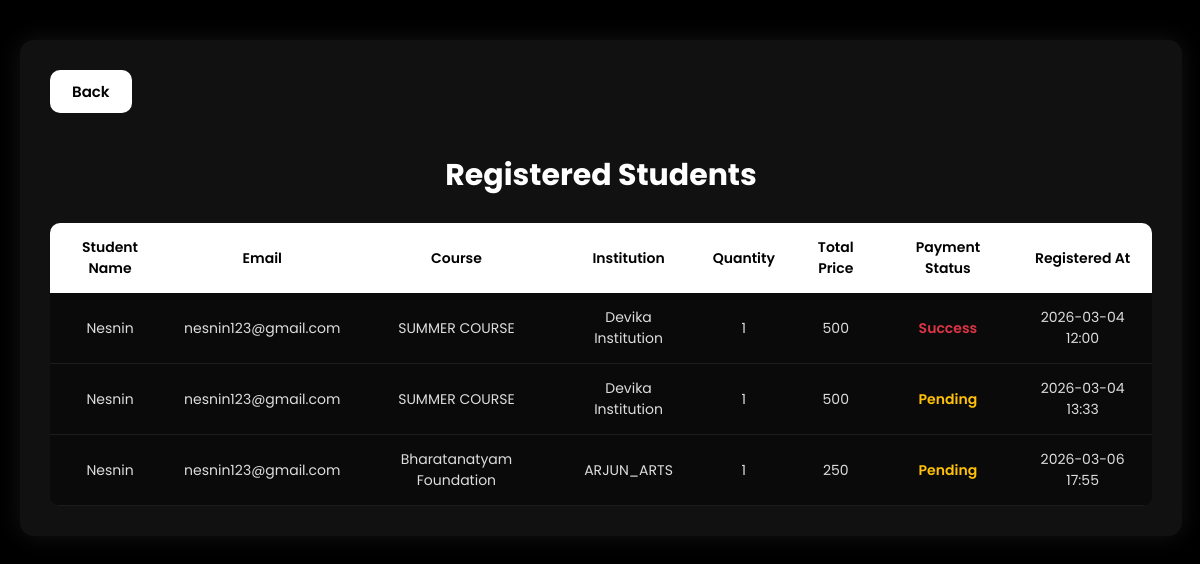
The app's page /registered_students_list/ with its own data.
### danceapp/models.py (models this page shows, shortened)
class course_buynow(models.Model):
    user = models.ForeignKey(Registration, on_delete=models.CASCADE)
    course = models.ForeignKey(DanceCourse, on_delete=models.CASCADE)
    quantity = models.IntegerField(default=1)
    total_price = models.IntegerField()
    ordered_at = models.DateTimeField(auto_now_add=True)
    payment_status = models.CharField(max_length=20, default='Pending')

class Registration(models.Model):
    username=models.CharField(max_length=100,null=True,blank=True)
    email=models.EmailField(max_length=100,unique=True)
    password=models.CharField(max_length=20,null=True,blank=True)
    confirm_password=models.CharField(max_length=20,null=True,blank=True)
    GENDER_CHOICES=(
        ('M','male'),
        ('F','female'),
        ('O','other'),
    )
    gender=models.CharField(max_length=1,choices=GENDER_CHOICES,null=True,blank=True)
    DISTRICT_CHOICES=(
        ('Trivandrum','Trivandrum'),
        ('Kollam','Kollam'),
        ('Pathanamthitta','Pathanamthitta'),
        ('Alappuzha','Alappuzha'),
        ('Kottayam','Kottayam'),
        ('Idukki','Idukki'),
        ('Ernakulam','Ernakulam'),
        ('Thrissur','Thrissur'),
        ('Palakkad','Palakkad'),
        ('Malappuram','Malappuram'),
        ('Kozhikode','Kozhikode'),
        ('Wayanad','Wayanad'),
        ('Kannur','Kannur'),
        ('Kasargod','Kasaragod'),
    )
    DISTRICT=models.CharField(max_length=20,choices=DISTRICT_CHOICES,null=True,blank=True)
    bio=models.TextField(null=True,blank=True)
    links=models.TextField(null=True,blank=True)
    image=models.FileField(upload_to='images/',null=True,blank=True)

class DanceCourse(models.Model):
    COURSE_TYPES = [
        ('CL', 'Classical'),
        ('HP', 'Hip Hop'),
        ('KS', 'Kathak'),
        ('BS', 'Bharatanatyam'),
        ('MO', 'Mohiniyattam'),
        ('OT', 'Other'),
    ]
    course_name = models.CharField(max_length=200)
    description = models.TextField(blank=True, null=True)
    course_type = models.CharField(max_length=20, choices=COURSE_TYPES, default='OT')
    duration_in_weeks = models.PositiveIntegerField()
    schedule = models.CharField(max_length=200, help_text="E.g. Mon, Wed, Fri - 5:00 PM to 6:00 PM")
    number_of_classes = models.PositiveIntegerField(help_text="Total number of classes")
    tutor = models.ForeignKey('Institution_AddTrainer',on_delete=models.SET_NULL,null=True,blank=True, related_name='courses')
    institution = models.ForeignKey('DanceInstitution',on_delete=models.CASCADE,related_name='courses')
    fees_per_head = models.DecimalField(max_digits=10,decimal_places=2)
    extra_details = models.TextField(blank=True, null=True)
    poster = models.ImageField(
        upload_to='course_posters/',
        blank=True,
        null=True,
        validators=[FileExtensionValidator(allowed_extensions=['jpg','jpeg','png','gif','webp'])]
    )
    status = models.CharField(
        max_length=20,
        choices=[('UP', 'Upcoming'), ('CO', 'Ongoing'), ('COC', 'Completed')],
        default='UP'
    )
    created_at = models.DateTimeField(auto_now_add=True)
    updated_at = models.DateTimeField(auto_now=True)

class DanceInstitution(models.Model):
    name = models.CharField(max_length=150, null=True, blank=True)
    owner_name = models.CharField(max_length=100, null=True, blank=True)
    description = models.TextField(max_length=200, null=True, blank=True)
    email = models.EmailField(unique=True)
    phone = models.CharField(max_length=15, null=True, blank=True)
    password = models.CharField(max_length=50, null=True, blank=True)
    certificate = models.FileField(upload_to='institution_docs/', null=True, blank=True)
    logo = models.FileField(upload_to='institution_logos/', null=True, blank=True)
    DISTRICT_CHOICES=[
            ('Trivandrum','Trivandrum'),
            ('Kollam','Kollam'),
            ('Pathanamthitta','Pathanamthitta'),
            ('Alappuzha','Alappuzha'),
            ('Kottayam','Kottayam'),
            ('Idukki','Idukki'),
            ('Ernakulam','Ernakulam'),
            ('Thrissur','Thrissur'),
            ('Palakkad','Palakkad'),
            ('Malappuram','Malappuram'),
            ('Kozhikode','Kozhikode'),
            ('Wayanad','Wayanad'),
            ('Kannur','Kannur'),
            ('Kasargod','Kasaragod'),
        ]
    district = models.CharField(max_length=20,choices=DISTRICT_CHOICES,null=True,blank=True)
    isapproved = models.BooleanField(default=False)
    isrejected = models.BooleanField(default=False)

### danceapp/views.py (the view)
# urls.py: path('registered_students_list/', views.registered_students_list, name='registered_students_list'),
def registered_students_list(request):
    register = models.course_buynow.objects.select_related(
        'user',
        'course',
        'course__institution'
    ).all()
    return render(request, 'registered_students_list.html', {'register': register})

### danceapp/templates/registered_students_list.html (shortened to what this page needs)
{% load static %}
<!DOCTYPE html>
<html lang="en">
<head>
</head>
<body>
<div class="container">
<a href="/adminhome/" class="back-btn">Back</a>
<h1>Registered Students</h1>
{% if register %}
<table>
<thead>
<tr>
<th>Student Name</th>
<th>Email</th>
<th>Course</th>
<th>Institution</th>
<th>Quantity</th>
<th>Total Price</th>
<th>Payment Status</th>
<th>Registered At</th>
</tr>
</thead>
<tbody>
{% for r in register %}
<tr>
<td>{{ r.user.username }}</td>
<td>{{ r.user.email }}</td>
<td>{{ r.course.course_name }}</td>
<td>{{ r.course.institution.name }}</td>
<td>{{ r.quantity }}</td>
<td>{{ r.total_price }}</td>
<td>
{% if r.payment_status == 'Approved' %}
<span class="payment-approved">{{ r.payment_status }}</span>
{% elif r.payment_status == 'Pending' %}
<span class="payment-pending">{{ r.payment_status }}</span>
{% else %}
<span class="payment-rejected">{{ r.payment_status }}</span>
{% endif %}
</td>
<td>{{ r.ordered_at|date:"Y-m-d H:i" }}</td>
</tr>
{% endfor %}
</tbody>
</table>
{% else %}
<div class="no-data">No students have registered for courses yet.</div>
{% endif %}
</div>
</body>
</html>

### danceapp/templates/registered_students_list.html (style rules this page uses)
:root { --bg:#000; --panel:#111; --white:#fff; --text:#ddd; --radius:14px; --shadow:0 0 25px rgba(255,255,255,0.08); --approved:#28a745; --pending:#ffc107; --rejected:#dc3545; }
body { margin:0; font-family:'Poppins',sans-serif; background:var(--bg); color:var(--white); padding:40px 20px; }
.container { width:95%; max-width:1200px; margin:auto; background:var(--panel); padding:30px; border-radius:var(--radius); box-shadow:var(--shadow); }
h1 { text-align:center; font-size:30px; margin-bottom:25px; font-weight:700; color:#fff; }
.back-btn { display:inline-block; background:#fff; color:#000; padding:10px 22px; text-decoration:none; border-radius:10px; font-size:15px; font-weight:600; margin-bottom:20px; transition:0.3s; }
table { width:100%; border-collapse:collapse; background:#0a0a0a; border-radius:10px; overflow:hidden; }
th { background:#fff; color:#000; padding:14px; font-size:14px; font-weight:600; text-align:center; }
td { padding:14px; text-align:center; color:var(--text); border-bottom:1px solid rgba(255,255,255,0.08); font-size:14px; }
.payment-pending { color:var(--pending); font-weight:600; }
.payment-rejected { color:var(--rejected); font-weight:600; }

### records on screen
course_buynow: user.username "Nesnin", user.email "nesnin123@gmail.com", course.course_name "SUMMER COURSE", course.institution.name "Devika Institution", quantity "1", total_price "500", payment_status "Success", ordered_at "2026-03-04 12:00"
course_buynow: user.username "Nesnin", user.email "nesnin123@gmail.com", course.course_name "SUMMER COURSE", course.institution.name "Devika Institution", quantity "1", total_price "500", payment_status "Pending", ordered_at "2026-03-04 13:33"
course_buynow: user.username "Nesnin", user.email "nesnin123@gmail.com", course.course_name "Bharatanatyam Foundation", course.institution.name "ARJUN_ARTS", quantity "1", total_price "250", payment_status "Pending", ordered_at "2026-03-06 17:55"
